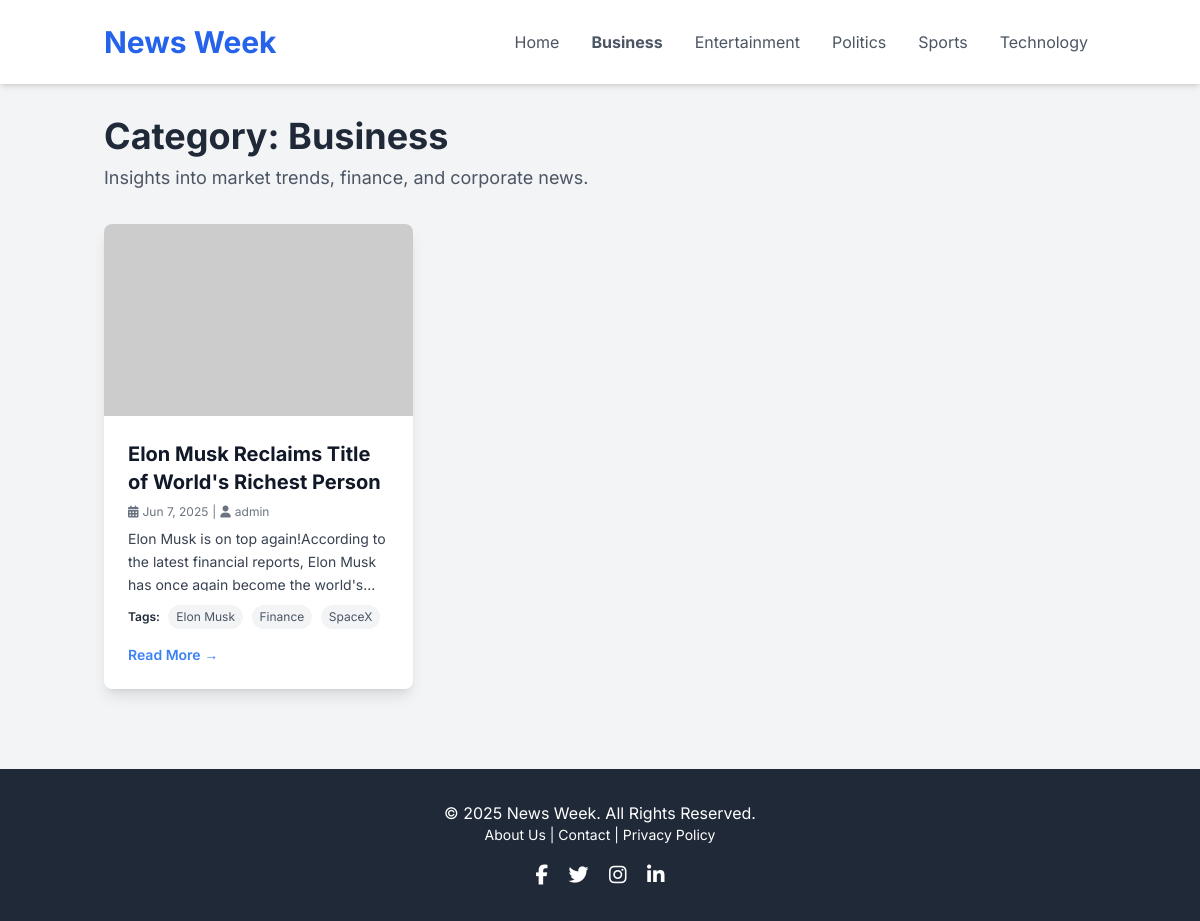
The app's page /category.php?slug=business with its own data.
### tables this page shows
CREATE TABLE `categories` (
  `id` int(11) NOT NULL AUTO_INCREMENT,
  `name` varchar(100) NOT NULL,
  `slug` varchar(120) NOT NULL,
  `description` text DEFAULT NULL,
  `created_at` timestamp NOT NULL DEFAULT current_timestamp(),
  PRIMARY KEY (`id`),
  UNIQUE KEY `name` (`name`),
  UNIQUE KEY `slug` (`slug`)
);

CREATE TABLE `articles` (
  `id` int(11) NOT NULL AUTO_INCREMENT,
  `title` varchar(255) NOT NULL,
  `slug` varchar(270) NOT NULL,
  `content` longtext NOT NULL,
  `category_id` int(11) DEFAULT NULL,
  `admin_id` int(11) DEFAULT NULL,
  `image_url` varchar(255) DEFAULT NULL,
  `status` enum('draft','published','archived') NOT NULL DEFAULT 'draft',
  `publish_date` datetime DEFAULT NULL,
  `views` int(11) NOT NULL DEFAULT 0,
  `created_at` timestamp NOT NULL DEFAULT current_timestamp(),
  `updated_at` timestamp NOT NULL DEFAULT current_timestamp() ON UPDATE current_timestamp(),
  PRIMARY KEY (`id`),
  UNIQUE KEY `slug` (`slug`),
  KEY `category_id` (`category_id`),
  KEY `admin_id` (`admin_id`),
  KEY `status` (`status`),
  KEY `publish_date` (`publish_date`)
);

CREATE TABLE `tags` (
  `id` int(11) NOT NULL AUTO_INCREMENT,
  `name` varchar(50) NOT NULL,
  `slug` varchar(60) NOT NULL,
  `created_at` timestamp NOT NULL DEFAULT current_timestamp(),
  PRIMARY KEY (`id`),
  UNIQUE KEY `name` (`name`),
  UNIQUE KEY `slug` (`slug`)
);

### admin/includes/functions.php (called while the page is built, shortened)
<?php
function getAllCategories(PDO $pdo): array {
    try {
        $stmt = $pdo->query("SELECT id, name, slug FROM categories ORDER BY name ASC");
        return $stmt->fetchAll(PDO::FETCH_ASSOC);
    } catch (PDOException $e) {
        error_log("Error in getAllCategories: " . $e->getMessage());
        return [];
    }
}
function getTagsForArticle(PDO $pdo, int $articleId): array {
    try {
        $stmt = $pdo->prepare("SELECT t.id, t.name, t.slug
                               FROM tags t
                               JOIN article_tags at ON t.id = at.tag_id
                               WHERE at.article_id = :article_id
                               ORDER BY t.name ASC");
        $stmt->bindParam(':article_id', $articleId, PDO::PARAM_INT);
        $stmt->execute();
        return $stmt->fetchAll(PDO::FETCH_ASSOC);
    } catch (PDOException $e) {
        error_log("Error fetching tags for article $articleId: " . $e->getMessage());
        return [];
    }
}
function createExcerpt(string $htmlContent, int $length = 150, string $suffix = '...'): string {
    $text = html_entity_decode($htmlContent, ENT_QUOTES | ENT_HTML5, 'UTF-8');
    $text = strip_tags($text);
    $text = preg_replace('/\s+/', ' ', $text);
    $text = trim($text);
    if (mb_strlen($text) > $length) {
        $excerptText = mb_substr($text, 0, $length);
        $lastSpace = mb_strrpos($excerptText, ' ');
        if ($lastSpace !== false) {
            $excerptText = mb_substr($excerptText, 0, $lastSpace);
        }
        return $excerptText . $suffix;
    }
    return $text;
}
function getCategoryBySlug(PDO $pdo, string $slug): array|false {
    try {
        $stmt = $pdo->prepare("SELECT id, name, slug, description FROM categories WHERE slug = :slug LIMIT 1");
        $stmt->bindParam(':slug', $slug, PDO::PARAM_STR);
        $stmt->execute();
        return $stmt->fetch(PDO::FETCH_ASSOC);
    } catch (PDOException $e) {
        error_log("Error in getCategoryBySlug (slug: $slug): " . $e->getMessage());
        return false;
    }
}
function getArticlesByCategorySlug(PDO $pdo, string $categorySlug, int $limit = 10, int $offset = 0): array {
    try {
        $sql = "SELECT a.*, c.name as category_name, c.slug as category_slug_from_join, adm.username as author_name
                FROM articles a
                JOIN categories c ON a.category_id = c.id
                LEFT JOIN admins adm ON a.admin_id = adm.id
                WHERE c.slug = :category_slug AND a.status = 'published'
                ORDER BY a.publish_date DESC, a.created_at DESC
                LIMIT :limit OFFSET :offset";
        $stmt = $pdo->prepare($sql);
        $stmt->bindParam(':category_slug', $categorySlug, PDO::PARAM_STR);
        $stmt->bindParam(':limit', $limit, PDO::PARAM_INT);
        $stmt->bindParam(':offset', $offset, PDO::PARAM_INT);
        $stmt->execute();
        return $stmt->fetchAll(PDO::FETCH_ASSOC);
    } catch (PDOException $e) {
        error_log("Error in getArticlesByCategorySlug (slug: $categorySlug): " . $e->getMessage());
        return [];
    }
}
?>

### category.php (the view, shortened to what this page needs)
<?php
require_once __DIR__ . '/admin/includes/db_connect.php';
require_once __DIR__ . '/admin/includes/functions.php';
$categorySlug = $_GET['slug'] ?? null;
$category = getCategoryBySlug($pdo, $categorySlug);
$page = isset($_GET['page']) ? (int)$_GET['page'] : 1;
$articlesPerPage = 9;
$offset = ($page - 1) * $articlesPerPage;
$articlesInCategory = [];
if ($category) {
    $articlesInCategoryResults = getArticlesByCategorySlug($pdo, $categorySlug, $articlesPerPage, $offset);
    foreach ($articlesInCategoryResults as $article_item) {
        $article_item['tags'] = getTagsForArticle($pdo, $article_item['id']);
        $articlesInCategory[] = $article_item;
    }
}
$menuCategories = getAllCategories($pdo);
?>
<!DOCTYPE html>
<html lang="en">
<head>
    <script src="https://cdn.tailwindcss.com"></script>
    <link rel="stylesheet" href="https://cdnjs.cloudflare.com/ajax/libs/font-awesome/6.5.1/css/all.min.css">
    <link rel="stylesheet" href="css/style.css">
</head>
<body class="bg-gray-100 text-gray-800">
<?php require_once __DIR__ . '/includes/header.php'; ?>
    <main class="container mx-auto px-4 py-8">
        <?php if ($category): ?>
            <section class="mb-8">
                <h1 class="text-4xl font-bold text-gray-800 mb-2">
                    Category: <?php echo htmlspecialchars($category['name']); ?>
                </h1>
                <?php if (!empty($category['description'])): ?>
                    <p class="text-lg text-gray-600"><?php echo htmlspecialchars($category['description']); ?></p>
                <?php endif; ?>
            </section>
            <?php if (!empty($articlesInCategory)): ?>
            <section>
                <div class="grid grid-cols-1 md:grid-cols-2 lg:grid-cols-3 gap-8">
                    <?php foreach ($articlesInCategory as $article): ?>
                    <div class="bg-white rounded-lg shadow-lg overflow-hidden flex flex-col transform hover:scale-105 transition-transform duration-300">
                        <a href="article.php?slug=<?php echo htmlspecialchars($article['slug']); ?>" class="block">
                            <?php if (!empty($article['image_url'])): ?>
                                <img src="<?php echo htmlspecialchars($article['image_url']); ?>" alt="<?php echo htmlspecialchars($article['title']); ?>"
                                     onerror="this.onerror=null;this.src='https://placehold.co/600x400/CBD5E0/4A5568?text=Image+Missing';"
                                     class="w-full h-48 object-cover">
                            <?php else: ?>
                                 <img src="https://placehold.co/600x400/CBD5E0/4A5568?text=<?php echo urlencode(htmlspecialchars(createExcerpt($article['title'], 20))); ?>"
                                      alt="<?php echo htmlspecialchars($article['title']); ?>"
                                      class="w-full h-48 object-cover">
                            <?php endif; ?>
                        </a>
                        <div class="p-6 flex flex-col flex-grow">
                            <h3 class="text-xl font-bold mb-2 text-gray-900">
                                <a href="article.php?slug=<?php echo htmlspecialchars($article['slug']); ?>" class="hover:text-blue-600 font-bold">
                                    <?php echo htmlspecialchars($article['title']); ?>
                                </a>
                            </h3>
                            <div class="flex items-center text-xs text-gray-500 mb-2">
                               <i class="fas fa-calendar-alt mr-1"></i> <?php echo date('M j, Y', strtotime($article['publish_date'])); ?>
                               <?php if (!empty($article['author_name'])): ?>
                                <span class="mx-1">|</span> <i class="fas fa-user mr-1"></i> <?php echo htmlspecialchars($article['author_name']); ?>
                               <?php endif; ?>
                            </div>
                            <p class="text-gray-700 text-sm mb-3 leading-relaxed line-clamp-3 flex-grow">
                                <?php echo htmlspecialchars(createExcerpt($article['content'], 120)); ?>
                            </p>
                            <?php if (!empty($article['tags'])): ?>
                            <div class="mb-3">
                                <span class="text-xs font-semibold mr-1">Tags:</span>
                                <?php foreach ($article['tags'] as $index => $tag): ?>
                                    <?php if($index < 3):  ?>
                                    <a href="tag.php?slug=<?php echo htmlspecialchars($tag['slug']); ?>"
                                       class="bg-gray-100 text-gray-600 hover:bg-gray-200 px-2 py-1 rounded-full text-xs transition duration-150 ease-in-out inline-block mr-1 mb-1">
                                       <?php echo htmlspecialchars($tag['name']); ?>
                                    </a>
                                    <?php endif; ?>
                                <?php endforeach; ?>
                            </div>
                            <?php endif; ?>
                            <a href="article.php?slug=<?php echo htmlspecialchars($article['slug']); ?>" class="text-blue-500 hover:text-blue-700 text-sm font-semibold mt-auto">Read More &rarr;</a>
                        </div>
                    </div>
                    <?php endforeach; ?>
                </div>
            </section>
            <?php elseif($category):  ?>
                <p class="text-center text-gray-600 text-lg">No articles found in the "<?php echo htmlspecialchars($category['name']); ?>" category yet.</p>
            <?php endif;  ?>
        <?php endif;  ?>
    </main>
<?php require_once __DIR__ . '/includes/footer.php'; ?>
</body>
</html>

### Includes/header.php (shortened to what this page needs)
<?php
$current_page_name = basename($_SERVER['PHP_SELF']);
?>
<!DOCTYPE html>
<html lang="en">
<head>
    <script src="https://cdn.tailwindcss.com"></script>
    <link rel="stylesheet" href="https://cdnjs.cloudflare.com/ajax/libs/font-awesome/6.5.1/css/all.min.css">
    <link rel="stylesheet" href="css/style.css">
</head>
<body class="bg-gray-100 text-gray-800">
    <header class="bg-white shadow-md sticky top-0 z-50">
        <div class="container mx-auto px-4 py-6 flex flex-col sm:flex-row justify-between items-center">
            <h1 class="text-3xl font-bold text-blue-600">
                <a href="index.php">News Week</a>
            </h1>
            <nav class="mt-4 sm:mt-0">
                <ul class="flex space-x-2 sm:space-x-4 text-sm sm:text-base flex-wrap justify-center">
                    <li>
                        <a href="index.php"
                           class="text-gray-600 hover:text-blue-500 px-2 py-1 rounded <?php echo ($current_page_name === 'index.php') ? 'font-bold text-blue-600' : ''; ?>">
                           Home
                        </a>
                    </li>
                    <?php if (!empty($menuCategories)): ?>
                        <?php foreach ($menuCategories as $category_item): ?>
                            <li>
                                <a href="category.php?slug=<?php echo htmlspecialchars($category_item['slug']); ?>"
                                   class="text-gray-600 hover:text-blue-500 px-2 py-1 rounded <?php echo (isset($categorySlug) && $categorySlug === $category_item['slug']) ? 'font-bold text-blue-600' : ''; ?>">
                                    <?php echo htmlspecialchars($category_item['name']); ?>
                                </a>
                            </li>
                        <?php endforeach; ?>
                    <?php endif; ?>
                </ul>
            </nav>
        </div>
    </header>

### css/style.css (style rules this page uses)
body { font-family: 'Inter', sans-serif; -webkit-font-smoothing: antialiased; -moz-osx-font-smoothing: grayscale; }
.line-clamp-3 { overflow: hidden; display: -webkit-box; -webkit-box-orient: vertical; -webkit-line-clamp: 3; max-height: calc(1.5em * 3); }

### category.php (style rules this page uses)
body { font-family: 'Inter', sans-serif; }
.line-clamp-3 { overflow: hidden; display: -webkit-box; -webkit-box-orient: vertical; -webkit-line-clamp: 3; }

### Includes/header.php (style rules this page uses)
body { font-family: 'Inter', sans-serif; }

### records on screen
categories: name "Business", description "Insights into market trends, finance, and corporate news."
categories: name "Entertainment"
categories: name "Politics"
categories: name "Sports"
categories: name "Technology"
articles: title "Elon Musk Reclaims Title of World's Richest Person", publish_date "Jun 7, 2025", admin.username "admin", content "Elon Musk is on top again!According to the latest financial reports, Elon Musk has once again become the world's..."
tags: name "Elon Musk"
tags: name "Finance"
tags: name "SpaceX"
